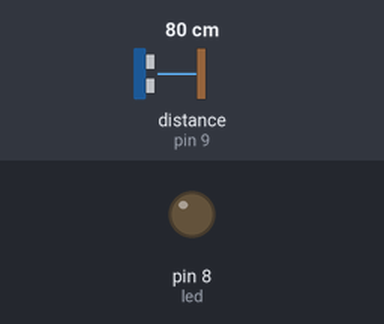
Bench run of a sketch on a simulated Arduino Uno, built with avr-gcc and run on an emulated ATmega328P. Shown: output pins drawn as LEDs (lit = HIGH). Wiring (inferred from the names in the program): ultrasonic range finder: trigger pin 10; echo pin 9. The inputs (shaded band) are chosen by the test bench; at power-on: distance to the obstacle (sensor on pin 9) 80 cm. The echo pulse lasts 58.3 µs per cm; pins used as bus, display or sensor lines are not drawn.

Above: at 1.2 s.
1.3 s: distance to the obstacle (sensor on pin 9) set to 13 cm
2.8 s: distance to the obstacle (sensor on pin 9) set to 10 cm
At 3.4 s:
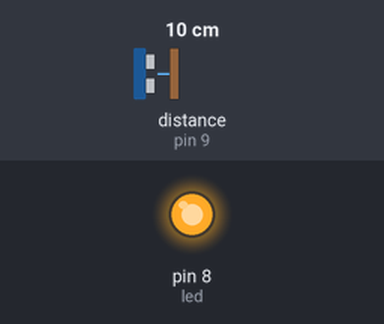
4.3 s: distance to the obstacle (sensor on pin 9) set to 18 cm
At 4.8 s:
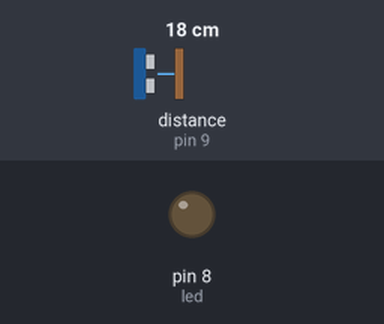
5.8 s: distance to the obstacle (sensor on pin 9) set to 2 cm
At 7.0 s:
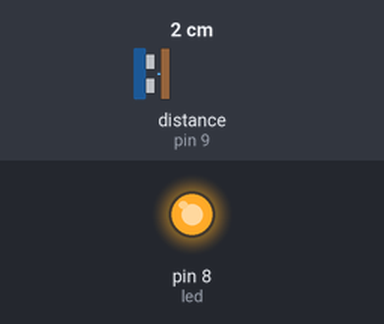
Timing chart, 0 to 8.3 s (numbered marks = the images above; inputs shaded):
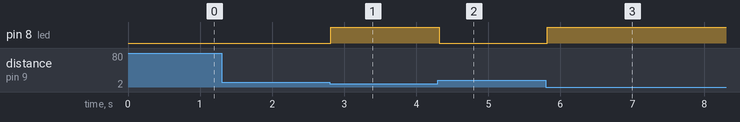

Measured:
- the behaviour switches between 12 and 11 cm on distance to the obstacle (sensor on pin 9) (found by bisection; images 0 and 1)
- after the input at 1.3 s, every drawn part: stays the same
- after the input at 2.8 s, pin 8 (led): LOW → HIGH at once
- after the input at 4.3 s, pin 8 (led): HIGH → LOW at once
- after the input at 5.8 s, pin 8 (led): LOW → HIGH at once

The sketch:

ultrasonicText.ino
```cpp
#define trig 10
#define echo 9
#define led 8

void setup() {
  pinMode(led, OUTPUT);
  pinMode(trig, OUTPUT);
  pinMode(echo, INPUT);
}

void loop() {
  long duration, distance;
  digitalWrite(trig, HIGH);
  delayMicroseconds(1000);
  digitalWrite(trig, LOW);

  duration=pulseIn(echo, HIGH);
  distance=(duration/2)/29.1;
  delay(10);

  if((distance<=10))
  {
    digitalWrite(led, HIGH);
  }else if(distance>10)
  {
    digitalWrite(led, LOW);
  }
}
```
